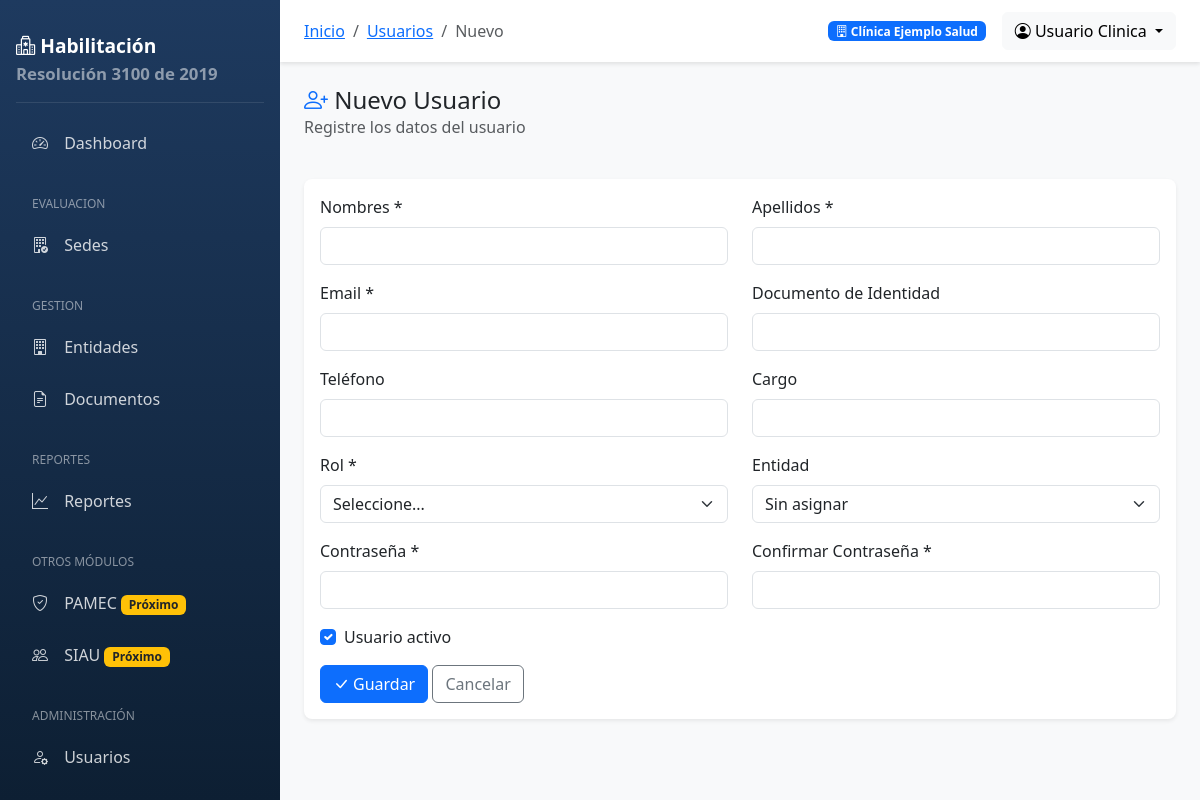
/usuarios/crear/ (signed in), run on the app's committed database.
### entidades/models.py (models this page shows, shortened)
class EntidadPrestadora(models.Model):
    ESTADOS = [
        ('ACTIVO', 'Activo'),
        ('INACTIVO', 'Inactivo'),
        ('SUSPENDIDO', 'Suspendido'),
        ('EN_PROCESO', 'En proceso de habilitación'),
    ]
    tipo_prestador = models.ForeignKey(
        TipoPrestador,
        on_delete=models.PROTECT,
        verbose_name='Tipo de prestador'
    )
    razon_social = models.CharField('Razón social', max_length=300)
    nombre_comercial = models.CharField('Nombre comercial', max_length=300, blank=True)
    nit = models.CharField('NIT', max_length=20, unique=True)
    digito_verificacion = models.CharField('Dígito de verificación', max_length=1)
    codigo_reps = models.CharField('Código REPS', max_length=20, unique=True, blank=True, null=True)
    representante_legal = models.CharField('Representante legal', max_length=200)
    documento_representante = models.CharField('Documento representante', max_length=20)
    departamento = models.ForeignKey(
        Departamento,
        on_delete=models.PROTECT,
        verbose_name='Departamento'
    )
    municipio = models.ForeignKey(
        Municipio,
        on_delete=models.PROTECT,
        verbose_name='Municipio'
    )
    direccion = models.CharField('Dirección', max_length=300)
    telefono = models.CharField('Teléfono', max_length=50)
    email = models.EmailField('Correo electrónico')
    sitio_web = models.URLField('Sitio web', blank=True)
    logo = models.ImageField('Logo', upload_to='entidades/logos/', blank=True, null=True)
    gerente = models.CharField('Gerente/Director', max_length=200, blank=True)
    responsable_calidad = models.CharField('Responsable de calidad', max_length=200, blank=True)
    estado = models.CharField('Estado', max_length=20, choices=ESTADOS, default='EN_PROCESO')
    fecha_inscripcion_reps = models.DateField('Fecha inscripción REPS', null=True, blank=True)
    fecha_vencimiento_habilitacion = models.DateField('Fecha vencimiento habilitación', null=True, blank=True)
    fecha_creacion = models.DateTimeField('Fecha de creación', auto_now_add=True)
    fecha_modificacion = models.DateTimeField('Fecha de modificación', auto_now=True)
    creado_por = models.ForeignKey(
        settings.AUTH_USER_MODEL,
        on_delete=models.SET_NULL,
        null=True,
        blank=True,
        related_name='entidades_creadas'
    )
    class Meta:
        verbose_name = 'Entidad Prestadora'
        verbose_name_plural = 'Entidades Prestadoras'
        ordering = ['razon_social']
    @property
    def nombre_display(self):
        return self.nombre_comercial or self.razon_social

### usuarios/models.py (models this page shows, shortened)
class Usuario(AbstractUser):
    ROLES = [
        ('SUPER', 'Super Administrador'),
        ('ADMIN', 'Administrador de Entidad'),
        ('AUDITOR', 'Auditor (Solo lectura)'),
        ('CALIDAD', 'Responsable de Calidad'),
        ('EVALUADOR', 'Evaluador'),
        ('APROBADOR', 'Aprobador'),
        ('CONSULTOR', 'Consultor (Solo lectura)'),
    ]
    username = None  # Deshabilitamos username, usamos email
    email = models.EmailField('Correo electrónico', unique=True)
    primer_nombre = models.CharField('Primer nombre', max_length=50)
    segundo_nombre = models.CharField('Segundo nombre', max_length=50, blank=True)
    primer_apellido = models.CharField('Primer apellido', max_length=50)
    segundo_apellido = models.CharField('Segundo apellido', max_length=50, blank=True)
    documento_identidad = models.CharField('Documento de identidad', max_length=20, blank=True)
    telefono = models.CharField('Teléfono', max_length=20, blank=True)
    cargo = models.CharField('Cargo', max_length=100, blank=True)
    rol = models.CharField('Rol', max_length=20, choices=ROLES, default='CONSULTOR')
    entidad = models.ForeignKey(
        'entidades.EntidadPrestadora',
        on_delete=models.SET_NULL,
        null=True,
        blank=True,
        related_name='usuarios',
        verbose_name='Entidad Prestadora'
    )
    sedes = models.ManyToManyField(
        'entidades.Sede',
        blank=True,
        related_name='usuarios',
        verbose_name='Sedes asignadas'
    )
    foto = models.ImageField('Foto de perfil', upload_to='usuarios/fotos/', blank=True, null=True)
    fecha_ultimo_acceso = models.DateTimeField('Último acceso', null=True, blank=True)
    creado_por = models.ForeignKey(
        'self',
        on_delete=models.SET_NULL,
        null=True,
        blank=True,
        related_name='usuarios_creados'
    )
    objects = UsuarioManager()
    USERNAME_FIELD = 'email'
    REQUIRED_FIELDS = ['primer_nombre', 'primer_apellido']
    class Meta:
        verbose_name = 'Usuario'
        verbose_name_plural = 'Usuarios'
        ordering = ['primer_apellido', 'primer_nombre']
    @property
    def nombre_completo(self):
        nombres = f"{self.primer_nombre} {self.segundo_nombre}".strip()
        apellidos = f"{self.primer_apellido} {self.segundo_apellido}".strip()
        return f"{nombres} {apellidos}".strip()
    @property
    def es_administrador(self):
        return self.rol in ['SUPER', 'ADMIN']

### usuarios/views.py (the view)
# urls.py: path('crear/', views.crear_usuario, name='crear'),
@login_required
def crear_usuario(request):
    if not request.user.es_administrador:
        messages.error(request, 'No tiene permisos para esta acción.')
        return redirect('core:dashboard')
    if request.method == 'POST':
        pass
    return render(request, 'usuarios/form.html', {
        'titulo': 'Crear Usuario',
    })

### core/context_processors.py (called while the page is built)
def global_settings(request):
    context = {
        'SISTEMA_NOMBRE': 'Sistema de Habilitación de Servicios de Salud',
        'SISTEMA_VERSION': '1.0.0',
        'RESOLUCION': 'Resolución 3100 de 2019',
        'HABILITACION_CONFIG': settings.HABILITACION_CONFIG,
    }
    if request.user.is_authenticated:
        context['entidad_actual'] = getattr(request.user, 'entidad', None)
        context['sedes_usuario'] = request.user.sedes.all() if hasattr(request.user, 'sedes') else []
    return context

### templates/usuarios/form.html (shortened to what this page needs)
{% extends 'base.html' %}
{% block breadcrumb %}
<li class="breadcrumb-item"><a href="{% url 'usuarios:lista' %}">Usuarios</a></li>
<li class="breadcrumb-item active">{% if usuario %}Editar{% else %}Nuevo{% endif %}</li>
{% endblock %}
{% block content %}
<div class="row mb-4">
    <div class="col-12">
        <h4 class="mb-0">
            <i class="bi bi-person-plus text-primary"></i>
            {% if usuario %}Editar Usuario{% else %}Nuevo Usuario{% endif %}
        </h4>
        <p class="text-muted">{% if usuario %}Modifique{% else %}Registre{% endif %} los datos del usuario</p>
    </div>
</div>
<div class="card">
    <div class="card-body">
        <form method="post">
            <div class="row">
                <div class="col-md-6 mb-3">
                    <label class="form-label">Nombres *</label>
                    <input type="text" name="first_name" class="form-control" value="{{ usuario.first_name|default:'' }}" required>
                </div>
                <div class="col-md-6 mb-3">
                    <label class="form-label">Apellidos *</label>
                    <input type="text" name="last_name" class="form-control" value="{{ usuario.last_name|default:'' }}" required>
                </div>
            </div>
            <div class="row">
                <div class="col-md-6 mb-3">
                    <label class="form-label">Email *</label>
                    <input type="email" name="email" class="form-control" value="{{ usuario.email|default:'' }}" required>
                </div>
                <div class="col-md-6 mb-3">
                    <label class="form-label">Documento de Identidad</label>
                    <input type="text" name="documento_identidad" class="form-control" value="{{ usuario.documento_identidad|default:'' }}">
                </div>
            </div>
            <div class="row">
                <div class="col-md-6 mb-3">
                    <label class="form-label">Teléfono</label>
                    <input type="text" name="telefono" class="form-control" value="{{ usuario.telefono|default:'' }}">
                </div>
                <div class="col-md-6 mb-3">
                    <label class="form-label">Cargo</label>
                    <input type="text" name="cargo" class="form-control" value="{{ usuario.cargo|default:'' }}">
                </div>
            </div>
            <div class="row">
                <div class="col-md-6 mb-3">
                    <label class="form-label">Rol *</label>
                    <select name="rol" class="form-select" required>
                        <option value="">Seleccione...</option>
                    </select>
                </div>
                <div class="col-md-6 mb-3">
                    <label class="form-label">Entidad</label>
                    <select name="entidad" class="form-select">
                        <option value="">Sin asignar</option>
                    </select>
                </div>
            </div>
            {% if not usuario %}
            <div class="row">
                <div class="col-md-6 mb-3">
                    <label class="form-label">Contraseña *</label>
                    <input type="password" name="password" class="form-control" required>
                </div>
                <div class="col-md-6 mb-3">
                    <label class="form-label">Confirmar Contraseña *</label>
                    <input type="password" name="password_confirm" class="form-control" required>
                </div>
            </div>
            {% endif %}
            <div class="mb-3 form-check">
                <input type="checkbox" name="is_active" class="form-check-input" id="is_active" {% if usuario.is_active %}checked{% endif %} {% if not usuario %}checked{% endif %}>
                <label class="form-check-label" for="is_active">Usuario activo</label>
            </div>
            <button type="submit" class="btn btn-primary">
                <i class="bi bi-check-lg me-1"></i>Guardar
            </button>
            <a href="{% url 'usuarios:lista' %}" class="btn btn-outline-secondary">
                Cancelar
            </a>
        </form>
    </div>
</div>
{% endblock %}

### templates/base.html (shortened to what this page needs)
{% load static %}
<!DOCTYPE html>
<html lang="es">
<head>
    <link href="https://cdn.jsdelivr.net/npm/bootstrap@5.3.2/dist/css/bootstrap.min.css" rel="stylesheet">
    <link href="https://cdn.jsdelivr.net/npm/bootstrap-icons@1.11.1/font/bootstrap-icons.css" rel="stylesheet">
</head>
<body>
    {% if user.is_authenticated %}
    <nav class="sidebar">
        <div class="brand">
            <i class="bi bi-hospital"></i> Habilitación
            <small class="d-block text-white-50">{{ RESOLUCION }}</small>
        </div>
        <ul class="nav flex-column">
            <li class="nav-item">
                <a class="nav-link {% if request.resolver_match.url_name == 'dashboard' %}active{% endif %}" href="{% url 'core:dashboard' %}">
                    <i class="bi bi-speedometer2"></i> Dashboard
                </a>
            </li>
            {% if user.entidad %}
            <li class="nav-section">Evaluacion</li>
            <li class="nav-item">
                <a class="nav-link {% if 'evaluacion' in request.path and 'sede' in request.path %}active{% endif %}" href="{% url 'evaluacion:sedes_evaluar' %}">
                    <i class="bi bi-building-check"></i> Sedes
                </a>
            </li>
            {% endif %}
            <li class="nav-section">Gestion</li>
            <li class="nav-item">
                <a class="nav-link" href="{% url 'entidades:lista' %}">
                    <i class="bi bi-building"></i> Entidades
                </a>
            </li>
            <li class="nav-item">
                <a class="nav-link" href="{% url 'documentos:lista' %}">
                    <i class="bi bi-file-earmark-text"></i> Documentos
                </a>
            </li>
            <li class="nav-section">Reportes</li>
            <li class="nav-item">
                <a class="nav-link" href="{% url 'reportes:dashboard' %}">
                    <i class="bi bi-graph-up"></i> Reportes
                </a>
            </li>
            <li class="nav-section">Otros Módulos</li>
            <li class="nav-item">
                <a class="nav-link" href="{% url 'pamec:dashboard' %}">
                    <i class="bi bi-shield-check"></i> PAMEC
                    <span class="badge bg-warning text-dark ms-auto">Próximo</span>
                </a>
            </li>
            <li class="nav-item">
                <a class="nav-link" href="{% url 'siau:dashboard' %}">
                    <i class="bi bi-people"></i> SIAU
                    <span class="badge bg-warning text-dark ms-auto">Próximo</span>
                </a>
            </li>
            {% if user.es_administrador %}
            <li class="nav-section">Administración</li>
            <li class="nav-item">
                <a class="nav-link" href="{% url 'usuarios:lista' %}">
                    <i class="bi bi-person-gear"></i> Usuarios
                </a>
            </li>
            <li class="nav-item">
                <a class="nav-link" href="{% url 'admin:index' %}">
                </a>
            </li>
            {% endif %}
        </ul>
    </nav>
    <main class="main-content">
        <nav class="navbar-top d-flex justify-content-between align-items-center">
            <div>
                <nav aria-label="breadcrumb" class="d-inline-block">
                    <ol class="breadcrumb mb-0">
                        <li class="breadcrumb-item"><a href="{% url 'core:dashboard' %}">Inicio</a></li>
                        {% block breadcrumb %}{% endblock %}
                    </ol>
                </nav>
            </div>
            <div class="d-flex align-items-center">
                {% if entidad_actual %}
                <span class="badge bg-primary me-3">
                    <i class="bi bi-building"></i> {{ entidad_actual.nombre_display }}
                </span>
                {% endif %}
                <div class="dropdown">
                    <a class="btn btn-light dropdown-toggle" href="#" role="button" data-bs-toggle="dropdown">
                        <i class="bi bi-person-circle"></i> {{ user.nombre_completo|default:user.email }}
                    </a>
                </div>
            </div>
        </nav>
        <div class="content-wrapper">
            {% block content %}{% endblock %}
        </div>
    </main>
    {% else %}
    <div class="container">
        {% block auth_content %}{% endblock %}
    </div>
    {% endif %}
</body>
</html>

### templates/base.html (style rules this page uses)
:root { --primary-color: #0d6efd; --sidebar-width: 280px; }
body { font-family: 'Segoe UI', system-ui, -apple-system, sans-serif; background-color: #f8f9fa; }
.sidebar { position: fixed; top: 0; left: 0; height: 100vh; width: var(--sidebar-width); background: linear-gradient(180deg, #1e3a5f 0%, #0d1f33 100%); padding: 1rem; overflow-y: auto; z-index: 1000; }
.sidebar .brand { color: white; font-size: 1.2rem; font-weight: 600; padding: 1rem 0; border-bottom: 1px solid rgba(255,255,255,0.1); margin-bottom: 1rem; }
.sidebar .nav-link { color: rgba(255,255,255,0.8); padding: 0.75rem 1rem; border-radius: 0.5rem; margin-bottom: 0.25rem; transition: all 0.3s; }
.sidebar .nav-link i { margin-right: 0.75rem; width: 20px; text-align: center; }
.sidebar .nav-section { font-size: 0.75rem; text-transform: uppercase; color: rgba(255,255,255,0.5); padding: 1rem 1rem 0.5rem; margin-top: 0.5rem; }
.main-content { margin-left: var(--sidebar-width); padding: 0; min-height: 100vh; }
.navbar-top { background: white; box-shadow: 0 2px 4px rgba(0,0,0,0.1); padding: 0.75rem 1.5rem; }
.content-wrapper { padding: 1.5rem; }
.card { border: none; box-shadow: 0 0.125rem 0.25rem rgba(0,0,0,0.075); border-radius: 0.5rem; }

### data on the page
EntidadPrestadora: nombre_display "Clínica Ejemplo Salud"
Usuario: nombre_completo "Usuario Clinica"

### other printed values
{{ RESOLUCION }} "Resolución 3100 de 2019"
